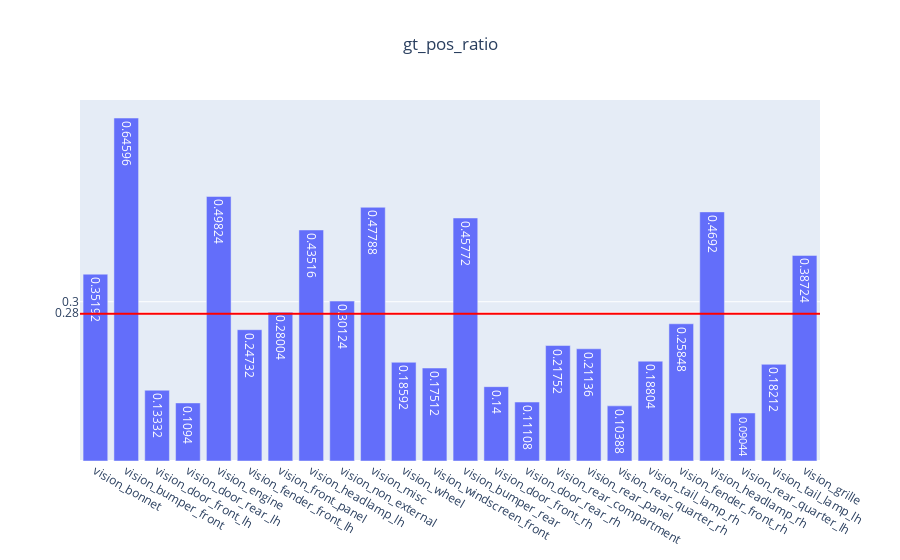

The cell this chart's notebook holds for it:
### Code cell
genVisMulitlabel(partEvalMetrics, "gt_pos_ratio")

### Figure 1 — Plotly figure (JSON) as saved in the notebook; plotly's stock layout.template omitted (floating-point values rounded to 4 significant figures)
{"data": [{"text": [0.3519, 0.646, 0.1333, 0.1094, 0.4982, 0.2473, 0.28, 0.4352, 0.3012, 0.4779, 0.1859, 0.1751, 0.4577, 0.14, 0.1111, 0.2175, 0.2114, 0.1039, 0.188, 0.2585, 0.4692, 0.09044, 0.1821, 0.3872], "type": "bar", "x": ["vision_bonnet", "vision_bumper_front", "vision_door_front_lh", "vision_door_rear_lh", "vision_engine", "vision_fender_front_lh", "vision_front_panel", "vision_headlamp_lh", "vision_non_external", "vision_misc", "vision_wheel", "vision_windscreen_front", "vision_bumper_rear", "vision_door_front_rh", "vision_door_rear_rh", "vision_rear_compartment", "vision_rear_panel", "vision_rear_quarter_rh", "vision_tail_lamp_rh", "vision_fender_front_rh", "vision_headlamp_rh", "vision_rear_quarter_lh", "vision_tail_lamp_lh", "vision_grille"], "y": [0.3519, 0.646, 0.1333, 0.1094, 0.4982, 0.2473, 0.28, 0.4352, 0.3012, 0.4779, 0.1859, 0.1751, 0.4577, 0.14, 0.1111, 0.2175, 0.2114, 0.1039, 0.188, 0.2585, 0.4692, 0.09044, 0.1821, 0.3872]}], "layout": {"shapes": [{"line": {"color": "red", "width": 2}, "type": "line", "x0": 0, "x1": 1, "xref": "x domain", "y0": 0.2774, "y1": 0.2774, "yref": "y"}], "title": {"text": "gt_pos_ratio", "x": 0.5}, "yaxis": {"tickmode": "array", "tickvals": ["0.28", 0.3, 0.8]}}}
